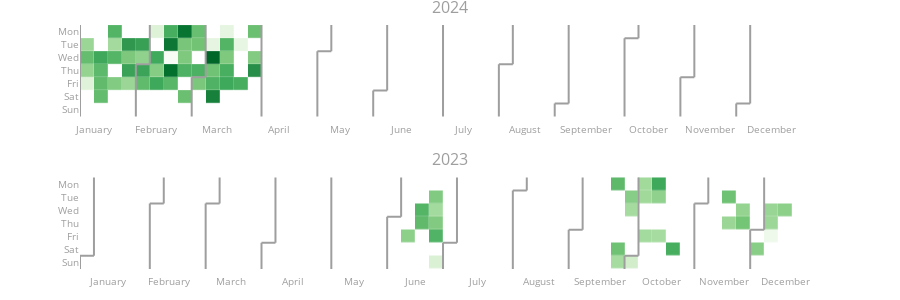

Here is the notebook cell this chart was saved with:
### Markdown cell above
## Plotando algumas visualizações e explorando os dados

### Code cell
# criando um heatmap em um calendário, assim posso ver 
# a evolução e me motivar a ter constância nas atividades e ver esse calendário todo verde :D
calplot_df = df_strava_clima[['date', 'time_min']]
fig = calplot(data=df_strava_clima, x='date', y='time_min', gap=0.2,
              name="Data", month_lines_width=2, years_title=True,
              space_between_plots=0.2
              )
fig.show()

### Figure 1 — Plotly figure (JSON) as saved in the notebook; plotly's stock layout.template omitted (floating-point values rounded to 4 significant figures; data arrays with more than 128 entries replaced by an {"elided": "..."} marker saying what was removed)
{"data": [{"colorscale": [[0, "rgb(247,252,245)"], [0.125, "rgb(229,245,224)"], [0.25, "rgb(199,233,192)"], [0.375, "rgb(161,217,155)"], [0.5, "rgb(116,196,118)"], [0.625, "rgb(65,171,93)"], [0.75, "rgb(35,139,69)"], [0.875, "rgb(0,109,44)"], [1, "rgb(0,68,27)"]], "customdata": {"elided": "381x2 str values"}, "hovertemplate": "%{customdata[0]} <br>Week=%{x} <br>%{customdata[1]}=%{z}", "name": "2024", "showscale": false, "type": "heatmap", "x": {"elided": "381 int values"}, "xaxis": "x", "xgap": 0.2, "y": {"elided": "381 int values"}, "yaxis": "y", "ygap": 0.2, "z": {"elided": "381 float values"}, "zmax": 87.5, "zmin": 11.63}, {"hoverinfo": "skip", "line": {"color": "#9e9e9e", "width": 2}, "mode": "lines", "type": "scatter", "x": [0.5, 0.5], "xaxis": "x", "y": [-0.5, 6.5], "yaxis": "y"}, {"hoverinfo": "skip", "line": {"color": "#9e9e9e", "width": 2}, "mode": "lines", "type": "scatter", "x": [4.5, 4.5], "xaxis": "x", "y": [2.5, 6.5], "yaxis": "y"}, {"hoverinfo": "skip", "line": {"color": "#9e9e9e", "width": 2}, "mode": "lines", "type": "scatter", "x": [4.5, 5.5], "xaxis": "x", "y": [2.5, 2.5], "yaxis": "y"}, {"hoverinfo": "skip", "line": {"color": "#9e9e9e", "width": 2}, "mode": "lines", "type": "scatter", "x": [5.5, 5.5], "xaxis": "x", "y": [2.5, -0.5], "yaxis": "y"}, {"hoverinfo": "skip", "line": {"color": "#9e9e9e", "width": 2}, "mode": "lines", "type": "scatter", "x": [8.5, 8.5], "xaxis": "x", "y": [3.5, 6.5], "yaxis": "y"}, {"hoverinfo": "skip", "line": {"color": "#9e9e9e", "width": 2}, "mode": "lines", "type": "scatter", "x": [8.5, 9.5], "xaxis": "x", "y": [3.5, 3.5], "yaxis": "y"}, {"hoverinfo": "skip", "line": {"color": "#9e9e9e", "width": 2}, "mode": "lines", "type": "scatter", "x": [9.5, 9.5], "xaxis": "x", "y": [3.5, -0.5], "yaxis": "y"}, {"hoverinfo": "skip", "line": {"color": "#9e9e9e", "width": 2}, "mode": "lines", "type": "scatter", "x": [13.5, 13.5], "xaxis": "x", "y": [-0.5, 6.5], "yaxis": "y"}, {"hoverinfo": "skip", "line": {"color": "#9e9e9e", "width": 2}, "mode": "lines", "type": "scatter", "x": [17.5, 17.5], "xaxis": "x", "y": [1.5, 6.5], "yaxis": "y"}, {"hoverinfo": "skip", "line": {"color": "#9e9e9e", "width": 2}, "mode": "lines", "type": "scatter", "x": [17.5, 18.5], "xaxis": "x", "y": [1.5, 1.5], "yaxis": "y"}, {"hoverinfo": "skip", "line": {"color": "#9e9e9e", "width": 2}, "mode": "lines", "type": "scatter", "x": [18.5, 18.5], "xaxis": "x", "y": [1.5, -0.5], "yaxis": "y"}, {"hoverinfo": "skip", "line": {"color": "#9e9e9e", "width": 2}, "mode": "lines", "type": "scatter", "x": [21.5, 21.5], "xaxis": "x", "y": [4.5, 6.5], "yaxis": "y"}, {"hoverinfo": "skip", "line": {"color": "#9e9e9e", "width": 2}, "mode": "lines", "type": "scatter", "x": [21.5, 22.5], "xaxis": "x", "y": [4.5, 4.5], "yaxis": "y"}, {"hoverinfo": "skip", "line": {"color": "#9e9e9e", "width": 2}, "mode": "lines", "type": "scatter", "x": [22.5, 22.5], "xaxis": "x", "y": [4.5, -0.5], "yaxis": "y"}, {"hoverinfo": "skip", "line": {"color": "#9e9e9e", "width": 2}, "mode": "lines", "type": "scatter", "x": [26.5, 26.5], "xaxis": "x", "y": [-0.5, 6.5], "yaxis": "y"}, {"hoverinfo": "skip", "line": {"color": "#9e9e9e", "width": 2}, "mode": "lines", "type": "scatter", "x": [30.5, 30.5], "xaxis": "x", "y": [2.5, 6.5], "yaxis": "y"}, {"hoverinfo": "skip", "line": {"color": "#9e9e9e", "width": 2}, "mode": "lines", "type": "scatter", "x": [30.5, 31.5], "xaxis": "x", "y": [2.5, 2.5], "yaxis": "y"}, {"hoverinfo": "skip", "line": {"color": "#9e9e9e", "width": 2}, "mode": "lines", "type": "scatter", "x": [31.5, 31.5], "xaxis": "x", "y": [2.5, -0.5], "yaxis": "y"}, {"hoverinfo": "skip", "line": {"color": "#9e9e9e", "width": 2}, "mode": "lines", "type": "scatter", "x": [34.5, 34.5], "xaxis": "x", "y": [5.5, 6.5], "yaxis": "y"}, {"hoverinfo": "skip", "line": {"color": "#9e9e9e", "width": 2}, "mode": "lines", "type": "scatter", "x": [34.5, 35.5], "xaxis": "x", "y": [5.5, 5.5], "yaxis": "y"}, {"hoverinfo": "skip", "line": {"color": "#9e9e9e", "width": 2}, "mode": "lines", "type": "scatter", "x": [35.5, 35.5], "xaxis": "x", "y": [5.5, -0.5], "yaxis": "y"}, {"hoverinfo": "skip", "line": {"color": "#9e9e9e", "width": 2}, "mode": "lines", "type": "scatter", "x": [39.5, 39.5], "xaxis": "x", "y": [0.5, 6.5], "yaxis": "y"}, {"hoverinfo": "skip", "line": {"color": "#9e9e9e", "width": 2}, "mode": "lines", "type": "scatter", "x": [39.5, 40.5], "xaxis": "x", "y": [0.5, 0.5], "yaxis": "y"}, {"hoverinfo": "skip", "line": {"color": "#9e9e9e", "width": 2}, "mode": "lines", "type": "scatter", "x": [40.5, 40.5], "xaxis": "x", "y": [0.5, -0.5], "yaxis": "y"}, {"hoverinfo": "skip", "line": {"color": "#9e9e9e", "width": 2}, "mode": "lines", "type": "scatter", "x": [43.5, 43.5], "xaxis": "x", "y": [3.5, 6.5], "yaxis": "y"}, {"hoverinfo": "skip", "line": {"color": "#9e9e9e", "width": 2}, "mode": "lines", "type": "scatter", "x": [43.5, 44.5], "xaxis": "x", "y": [3.5, 3.5], "yaxis": "y"}, {"hoverinfo": "skip", "line": {"color": "#9e9e9e", "width": 2}, "mode": "lines", "type": "scatter", "x": [44.5, 44.5], "xaxis": "x", "y": [3.5, -0.5], "yaxis": "y"}, {"hoverinfo": "skip", "line": {"color": "#9e9e9e", "width": 2}, "mode": "lines", "type": "scatter", "x": [47.5, 47.5], "xaxis": "x", "y": [5.5, 6.5], "yaxis": "y"}, {"hoverinfo": "skip", "line": {"color": "#9e9e9e", "width": 2}, "mode": "lines", "type": "scatter", "x": [47.5, 48.5], "xaxis": "x", "y": [5.5, 5.5], "yaxis": "y"}, {"hoverinfo": "skip", "line": {"color": "#9e9e9e", "width": 2}, "mode": "lines", "type": "scatter", "x": [48.5, 48.5], "xaxis": "x", "y": [5.5, -0.5], "yaxis": "y"}, {"colorscale": [[0, "rgb(247,252,245)"], [0.125, "rgb(229,245,224)"], [0.25, "rgb(199,233,192)"], [0.375, "rgb(161,217,155)"], [0.5, "rgb(116,196,118)"], [0.625, "rgb(65,171,93)"], [0.75, "rgb(35,139,69)"], [0.875, "rgb(0,109,44)"], [1, "rgb(0,68,27)"]], "customdata": {"elided": "366x2 str values"}, "hovertemplate": "%{customdata[0]} <br>Week=%{x} <br>%{customdata[1]}=%{z}", "name": "2023", "showscale": false, "type": "heatmap", "x": {"elided": "366 int values"}, "xaxis": "x2", "xgap": 0.2, "y": {"elided": "366 int values"}, "yaxis": "y2", "ygap": 0.2, "z": {"elided": "366 float values"}, "zmax": 87.5, "zmin": 11.63}, {"hoverinfo": "skip", "line": {"color": "#9e9e9e", "width": 2}, "mode": "lines", "type": "scatter", "x": [-0.5, -0.5], "xaxis": "x2", "y": [5.5, 6.5], "yaxis": "y2"}, {"hoverinfo": "skip", "line": {"color": "#9e9e9e", "width": 2}, "mode": "lines", "type": "scatter", "x": [-0.5, 0.5], "xaxis": "x2", "y": [5.5, 5.5], "yaxis": "y2"}, {"hoverinfo": "skip", "line": {"color": "#9e9e9e", "width": 2}, "mode": "lines", "type": "scatter", "x": [0.5, 0.5], "xaxis": "x2", "y": [5.5, -0.5], "yaxis": "y2"}, {"hoverinfo": "skip", "line": {"color": "#9e9e9e", "width": 2}, "mode": "lines", "type": "scatter", "x": [4.5, 4.5], "xaxis": "x2", "y": [1.5, 6.5], "yaxis": "y2"}, {"hoverinfo": "skip", "line": {"color": "#9e9e9e", "width": 2}, "mode": "lines", "type": "scatter", "x": [4.5, 5.5], "xaxis": "x2", "y": [1.5, 1.5], "yaxis": "y2"}, {"hoverinfo": "skip", "line": {"color": "#9e9e9e", "width": 2}, "mode": "lines", "type": "scatter", "x": [5.5, 5.5], "xaxis": "x2", "y": [1.5, -0.5], "yaxis": "y2"}, {"hoverinfo": "skip", "line": {"color": "#9e9e9e", "width": 2}, "mode": "lines", "type": "scatter", "x": [8.5, 8.5], "xaxis": "x2", "y": [1.5, 6.5], "yaxis": "y2"}, {"hoverinfo": "skip", "line": {"color": "#9e9e9e", "width": 2}, "mode": "lines", "type": "scatter", "x": [8.5, 9.5], "xaxis": "x2", "y": [1.5, 1.5], "yaxis": "y2"}, {"hoverinfo": "skip", "line": {"color": "#9e9e9e", "width": 2}, "mode": "lines", "type": "scatter", "x": [9.5, 9.5], "xaxis": "x2", "y": [1.5, -0.5], "yaxis": "y2"}, {"hoverinfo": "skip", "line": {"color": "#9e9e9e", "width": 2}, "mode": "lines", "type": "scatter", "x": [12.5, 12.5], "xaxis": "x2", "y": [4.5, 6.5], "yaxis": "y2"}, {"hoverinfo": "skip", "line": {"color": "#9e9e9e", "width": 2}, "mode": "lines", "type": "scatter", "x": [12.5, 13.5], "xaxis": "x2", "y": [4.5, 4.5], "yaxis": "y2"}, {"hoverinfo": "skip", "line": {"color": "#9e9e9e", "width": 2}, "mode": "lines", "type": "scatter", "x": [13.5, 13.5], "xaxis": "x2", "y": [4.5, -0.5], "yaxis": "y2"}, {"hoverinfo": "skip", "line": {"color": "#9e9e9e", "width": 2}, "mode": "lines", "type": "scatter", "x": [17.5, 17.5], "xaxis": "x2", "y": [-0.5, 6.5], "yaxis": "y2"}, {"hoverinfo": "skip", "line": {"color": "#9e9e9e", "width": 2}, "mode": "lines", "type": "scatter", "x": [21.5, 21.5], "xaxis": "x2", "y": [2.5, 6.5], "yaxis": "y2"}, {"hoverinfo": "skip", "line": {"color": "#9e9e9e", "width": 2}, "mode": "lines", "type": "scatter", "x": [21.5, 22.5], "xaxis": "x2", "y": [2.5, 2.5], "yaxis": "y2"}, {"hoverinfo": "skip", "line": {"color": "#9e9e9e", "width": 2}, "mode": "lines", "type": "scatter", "x": [22.5, 22.5], "xaxis": "x2", "y": [2.5, -0.5], "yaxis": "y2"}, {"hoverinfo": "skip", "line": {"color": "#9e9e9e", "width": 2}, "mode": "lines", "type": "scatter", "x": [25.5, 25.5], "xaxis": "x2", "y": [4.5, 6.5], "yaxis": "y2"}, {"hoverinfo": "skip", "line": {"color": "#9e9e9e", "width": 2}, "mode": "lines", "type": "scatter", "x": [25.5, 26.5], "xaxis": "x2", "y": [4.5, 4.5], "yaxis": "y2"}, {"hoverinfo": "skip", "line": {"color": "#9e9e9e", "width": 2}, "mode": "lines", "type": "scatter", "x": [26.5, 26.5], "xaxis": "x2", "y": [4.5, -0.5], "yaxis": "y2"}, {"hoverinfo": "skip", "line": {"color": "#9e9e9e", "width": 2}, "mode": "lines", "type": "scatter", "x": [30.5, 30.5], "xaxis": "x2", "y": [0.5, 6.5], "yaxis": "y2"}, {"hoverinfo": "skip", "line": {"color": "#9e9e9e", "width": 2}, "mode": "lines", "type": "scatter", "x": [30.5, 31.5], "xaxis": "x2", "y": [0.5, 0.5], "yaxis": "y2"}, {"hoverinfo": "skip", "line": {"color": "#9e9e9e", "width": 2}, "mode": "lines", "type": "scatter", "x": [31.5, 31.5], "xaxis": "x2", "y": [0.5, -0.5], "yaxis": "y2"}, {"hoverinfo": "skip", "line": {"color": "#9e9e9e", "width": 2}, "mode": "lines", "type": "scatter", "x": [34.5, 34.5], "xaxis": "x2", "y": [3.5, 6.5], "yaxis": "y2"}, {"hoverinfo": "skip", "line": {"color": "#9e9e9e", "width": 2}, "mode": "lines", "type": "scatter", "x": [34.5, 35.5], "xaxis": "x2", "y": [3.5, 3.5], "yaxis": "y2"}, {"hoverinfo": "skip", "line": {"color": "#9e9e9e", "width": 2}, "mode": "lines", "type": "scatter", "x": [35.5, 35.5], "xaxis": "x2", "y": [3.5, -0.5], "yaxis": "y2"}, {"hoverinfo": "skip", "line": {"color": "#9e9e9e", "width": 2}, "mode": "lines", "type": "scatter", "x": [38.5, 38.5], "xaxis": "x2", "y": [5.5, 6.5], "yaxis": "y2"}, {"hoverinfo": "skip", "line": {"color": "#9e9e9e", "width": 2}, "mode": "lines", "type": "scatter", "x": [38.5, 39.5], "xaxis": "x2", "y": [5.5, 5.5], "yaxis": "y2"}, {"hoverinfo": "skip", "line": {"color": "#9e9e9e", "width": 2}, "mode": "lines", "type": "scatter", "x": [39.5, 39.5], "xaxis": "x2", "y": [5.5, -0.5], "yaxis": "y2"}, {"hoverinfo": "skip", "line": {"color": "#9e9e9e", "width": 2}, "mode": "lines", "type": "scatter", "x": [43.5, 43.5], "xaxis": "x2", "y": [1.5, 6.5], "yaxis": "y2"}, {"hoverinfo": "skip", "line": {"color": "#9e9e9e", "width": 2}, "mode": "lines", "type": "scatter", "x": [43.5, 44.5], "xaxis": "x2", "y": [1.5, 1.5], "yaxis": "y2"}, {"hoverinfo": "skip", "line": {"color": "#9e9e9e", "width": 2}, "mode": "lines", "type": "scatter", "x": [44.5, 44.5], "xaxis": "x2", "y": [1.5, -0.5], "yaxis": "y2"}, {"hoverinfo": "skip", "line": {"color": "#9e9e9e", "width": 2}, "mode": "lines", "type": "scatter", "x": [47.5, 47.5], "xaxis": "x2", "y": [3.5, 6.5], "yaxis": "y2"}, {"hoverinfo": "skip", "line": {"color": "#9e9e9e", "width": 2}, "mode": "lines", "type": "scatter", "x": [47.5, 48.5], "xaxis": "x2", "y": [3.5, 3.5], "yaxis": "y2"}, {"hoverinfo": "skip", "line": {"color": "#9e9e9e", "width": 2}, "mode": "lines", "type": "scatter", "x": [48.5, 48.5], "xaxis": "x2", "y": [3.5, -0.5], "yaxis": "y2"}], "layout": {"annotations": [{"font": {"size": 16}, "showarrow": false, "text": "2024", "x": 0.5, "xanchor": "center", "xref": "paper", "y": 1, "yanchor": "bottom", "yref": "paper"}, {"font": {"size": 16}, "showarrow": false, "text": "2023", "x": 0.5, "xanchor": "center", "xref": "paper", "y": 0.4, "yanchor": "bottom", "yref": "paper"}], "font": {"color": "#9e9e9e", "size": 10}, "height": 300, "margin": {"b": 20, "t": 20}, "plot_bgcolor": "#fff", "showlegend": false, "title": {"text": ""}, "xaxis": {"anchor": "y", "domain": [0, 1], "showgrid": false, "showline": false, "tickmode": "array", "ticktext": ["January", "February", "March", "April", "May", "June", "July", "August", "September", "October", "November", "December"], "tickvals": [1.5, 5.909, 10.32, 14.73, 19.14, 23.55, 27.95, 32.36, 36.77, 41.18, 45.59, 50], "zeroline": false}, "xaxis2": {"anchor": "y2", "domain": [0, 1], "showgrid": false, "showline": false, "tickmode": "array", "ticktext": ["January", "February", "March", "April", "May", "June", "July", "August", "September", "October", "November", "December"], "tickvals": [1.5, 5.909, 10.32, 14.73, 19.14, 23.55, 27.95, 32.36, 36.77, 41.18, 45.59, 50], "zeroline": false}, "yaxis": {"anchor": "x", "autorange": "reversed", "domain": [0.6, 1], "showgrid": false, "showline": false, "tickmode": "array", "ticktext": ["Mon", "Tue", "Wed", "Thu", "Fri", "Sat", "Sun"], "tickvals": [0, 1, 2, 3, 4, 5, 6], "zeroline": false}, "yaxis2": {"anchor": "x2", "autorange": "reversed", "domain": [0, 0.4], "showgrid": false, "showline": false, "tickmode": "array", "ticktext": ["Mon", "Tue", "Wed", "Thu", "Fri", "Sat", "Sun"], "tickvals": [0, 1, 2, 3, 4, 5, 6], "zeroline": false}}}
